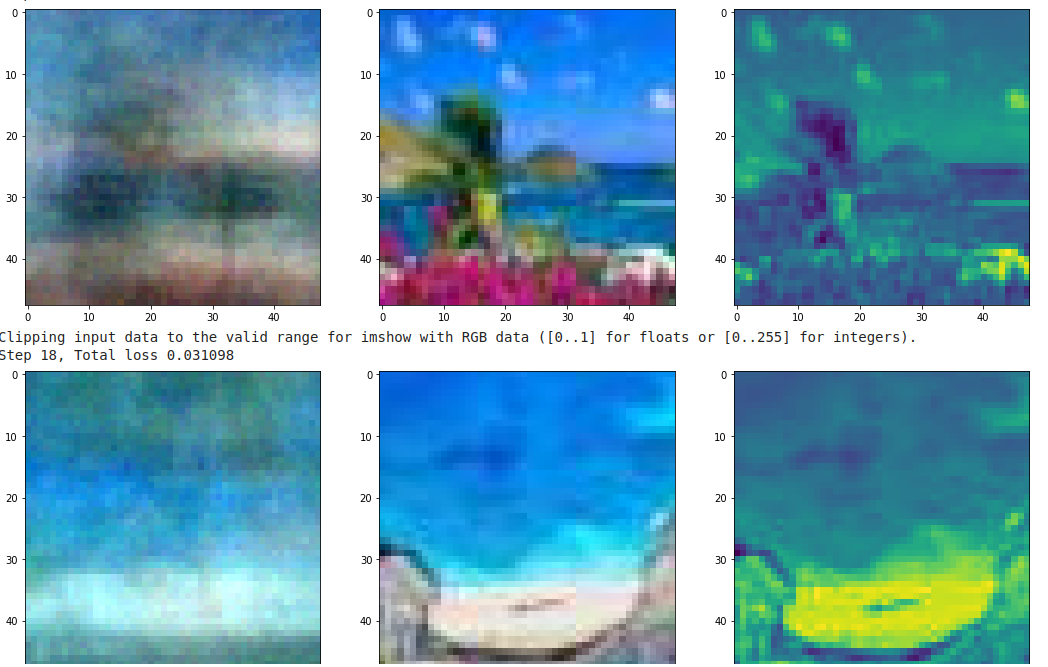
#> input picture imgs/colorization/testing_images.png, 1048 x 667 px
$ python converting.py
#> lines starting #> are read from the running program, lines starting #| are printed output that depends on the picture
import numpy as np
from PIL import Image

input_image_path="./testing_images.png"
color_image = Image.open(input_image_path)
#> color_image is the input picture: PIL image 1048x667 RGBA; mean R, G, B, A 115.7, 163.6, 181.6, 255
bw = color_image.convert('L')
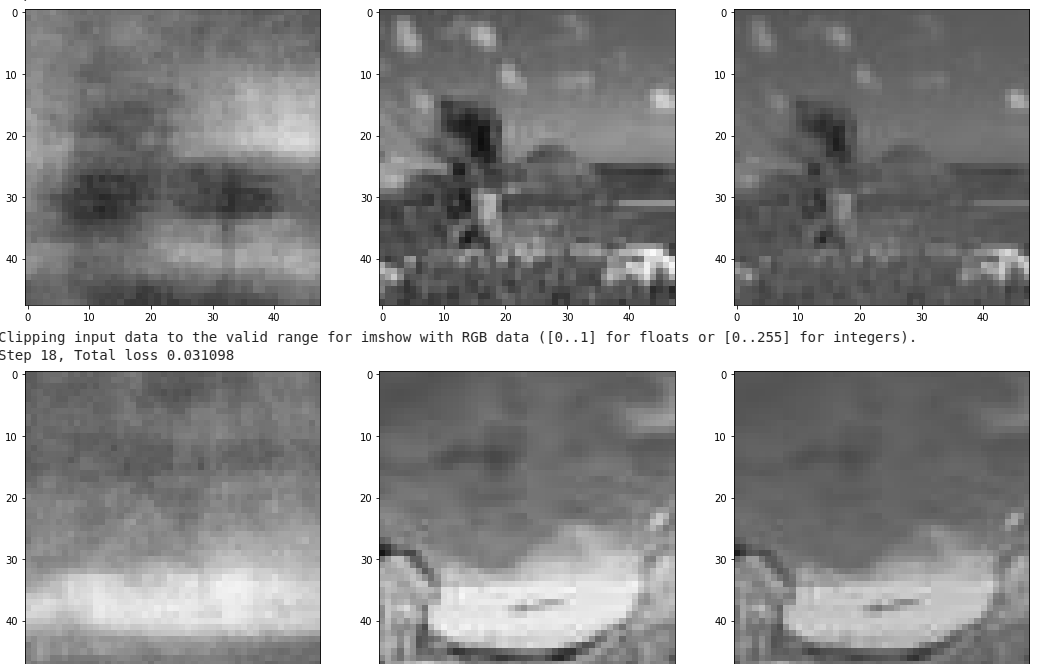
#> bw: PIL image 1048x667 L; min 0, max 255, mean 151.3
bw.save("./testing_imagesBW.png")

$ run again, with imgs/colorization/training_images.png copied over imgs/colorization/testing_images.png
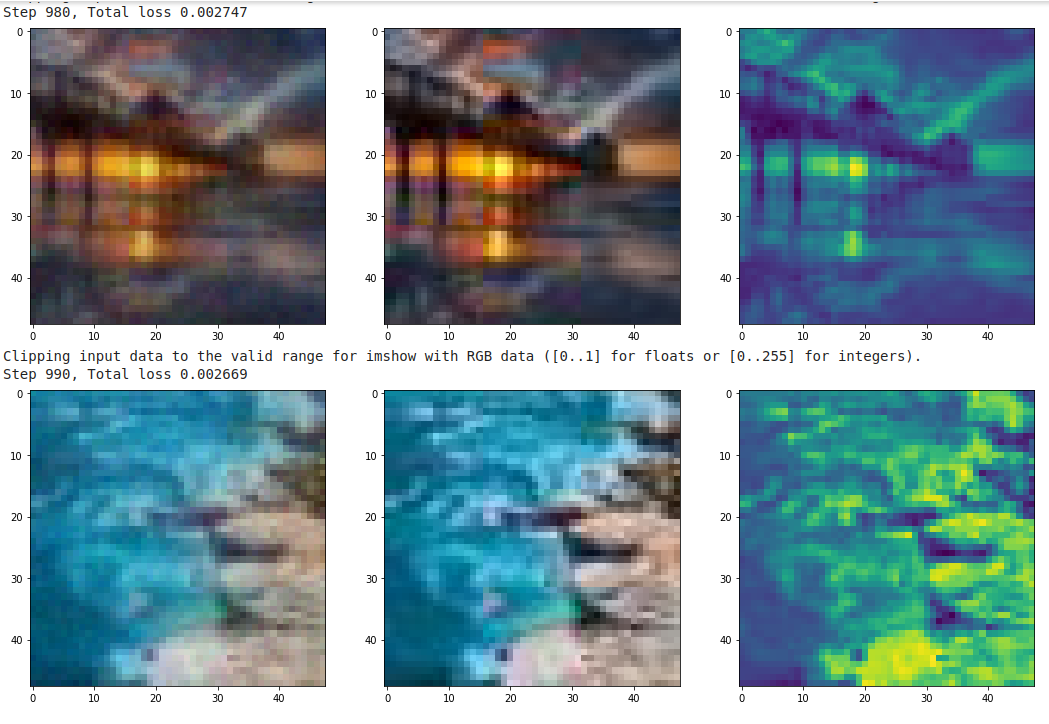
#> input picture imgs/colorization/training_images.png, 1049 x 724 px
#> color_image is the input picture: PIL image 1049x724 RGBA; mean R, G, B, A 128.2, 150.5, 156, 255
#> `bw = color_image.convert('L')`:
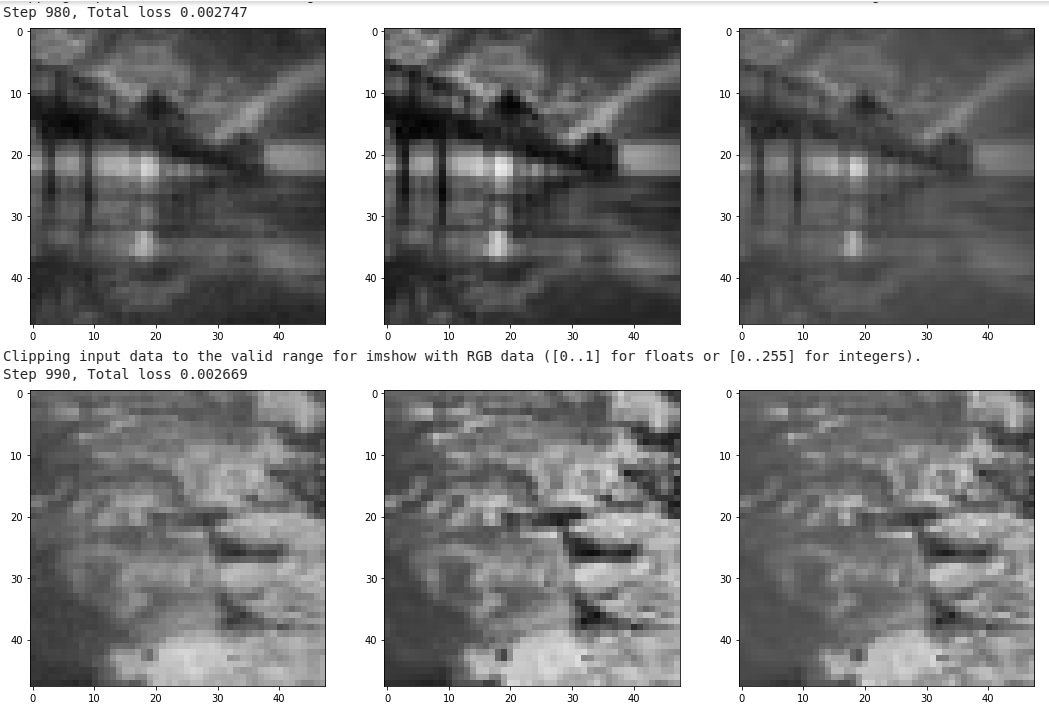
#> bw: PIL image 1049x724 L; min 0, max 255, mean 144.4
